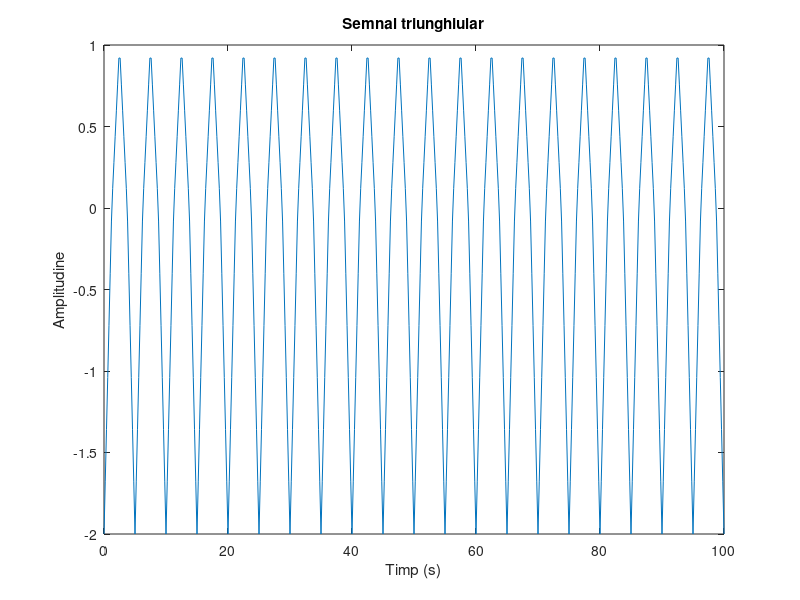

Write MATLAB code to recreate this figure.
%Tema de casa exercitiul 2
%Semnal triunghiular periodic cu perioad?: 5 s, nivelul maxim: +1, nivelul minim: -2 si panta+ 1 V/s
Fs= input('Introduceti frecventa de esantionare a semnalului:');
t = 0:1/Fs:100;
%semnalul are expresia:
s = sawtooth(0.4*pi*t, 0.5);
% nivelul maxim: +1 si nivelul minim: -2
for i = 1:1:length(s)
   if s(i) < 0
       s(i) = s(i)*2;
   end
end
plot(t,s);

xlabel('Timp (s)')
ylabel('Amplitudine')
title('Semnal triunghiular')
